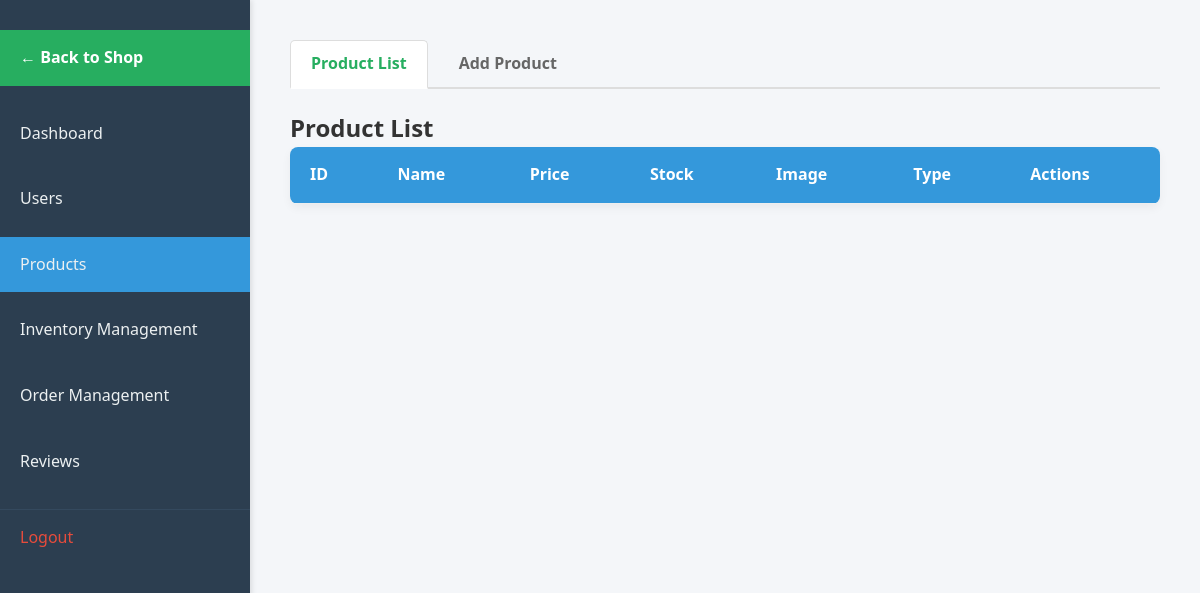
/admin/products.php (signed in), run on an earlier commit of the app's database.
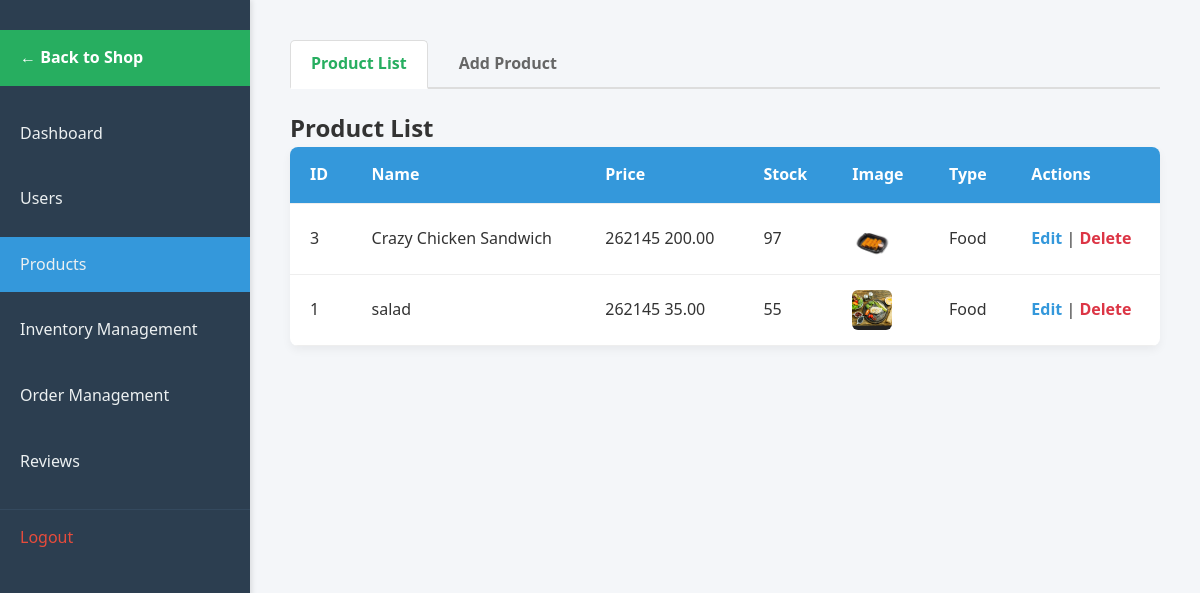
And on a later commit of the database.
### tables this page shows
CREATE TABLE `products` (
  `id` int(11) NOT NULL,
  `name` varchar(150) NOT NULL,
  `description` text DEFAULT NULL,
  `price` decimal(10,2) NOT NULL,
  `stock` int(11) NOT NULL DEFAULT 0,
  `image_path` varchar(255) DEFAULT NULL,
  `type` enum('food','drink') NOT NULL,
  `status` enum('active','archived') NOT NULL DEFAULT 'active',
  `created_at` datetime DEFAULT current_timestamp(),
  `updated_at` datetime DEFAULT current_timestamp()
);

### admin/products.php (the view, shortened to what this page needs)
<?php
require_once __DIR__ . '/../init.php';
$edit_id = isset($_GET['edit']) ? intval($_GET['edit']) : null;
$run_select = $conn->query("SELECT id, name, price, image_path, description, type, stock FROM `products` ORDER BY id DESC");
$view = isset($_GET['form']) || isset($_GET['edit']) ? 'form' : 'list';
?>
<!DOCTYPE html>
<html lang="en">
<head>
    <link rel="stylesheet" href="assets/css/products.css">
</head>
<body>
    <nav>
        <ul>
            <li><a href="../shop.php"
                    style="background-color: #27ae60; color: white; margin-bottom: 20px; font-weight: bold;">← Back to
                    Shop</a></li>
            <li><a href="Dashboard.php">Dashboard</a></li>
            <li><a href="useradmin.php">Users</a></li>
            <li><a href="products.php" class="active">Products</a></li>
            <li><a href="Inventory.php">Inventory Management</a></li>
            <li><a href="order_management.php">Order Management</a></li>
            <li><a href="reviews_management.php">Reviews</a></li>
            <li><a href="/app/logout.php">Logout</a></li>
        </ul>
    </nav>
    <main>
        <div class="tabs">
            <a href="products.php" class="tab <?php echo $view === 'list' ? 'active' : ''; ?>">Product List</a>
            <a href="products.php?form" class="tab <?php echo $view === 'form' && !$edit_id ? 'active' : ''; ?>">Add
                Product</a>
        </div>
        <?php if ($view === 'list'): ?>
            <h2>Product List</h2>
            <table class="table">
                <thead>
                    <tr>
                        <th>ID</th>
                        <th>Name</th>
                        <th>Price</th>
                        <th>Stock</th>
                        <th>Image</th>
                        <th>Type</th>
                        <th>Actions</th>
                    </tr>
                </thead>
                <tbody>
                    <?php while ($value = $run_select->fetch_assoc()) { ?>
                        <tr>
                            <td>
                                <?php echo $value['id']; ?>
                            </td>
                            <td>
                                <?php echo htmlspecialchars($value['name']); ?>
                            </td>
                            <td>
                                <?php echo CURRENCY_SYMBOL; ?>
                                <?php echo number_format($value['price'], 2); ?>
                            </td>
                            <td>
                                <?php echo $value['stock']; ?>
                            </td>
                            <td><img style="width:40px; height:40px; object-fit: cover;"
                                    src="../<?php echo $value['image_path'] ?: 'assets/images/placeholder-300x300.png'; ?>"
                                    alt="Product"></td>
                            <td>
                                <?php echo ucfirst($value['type']); ?>
                            </td>
                            <td>
                                <a href="products.php?edit=<?php echo $value['id']; ?>" class="edit-link">Edit</a> |
                                <a href="?delete=<?php echo $value['id']; ?>" style="color: #dc3545;"
                                    onclick="return confirm('Delete this product?');">Delete</a>
                            </td>
                        </tr>
                    <?php } ?>
                </tbody>
            </table>
        <?php endif; ?>
    </main>
</body>
</html>

What changed in the data, as far as the page shows it:
added products: id "3", name "Crazy Chicken Sandwich", price "200.00", stock "97", image_path (picture), type "Food"
added products: id "1", name "salad", price "35.00", stock "55", image_path (picture), type "Food"
